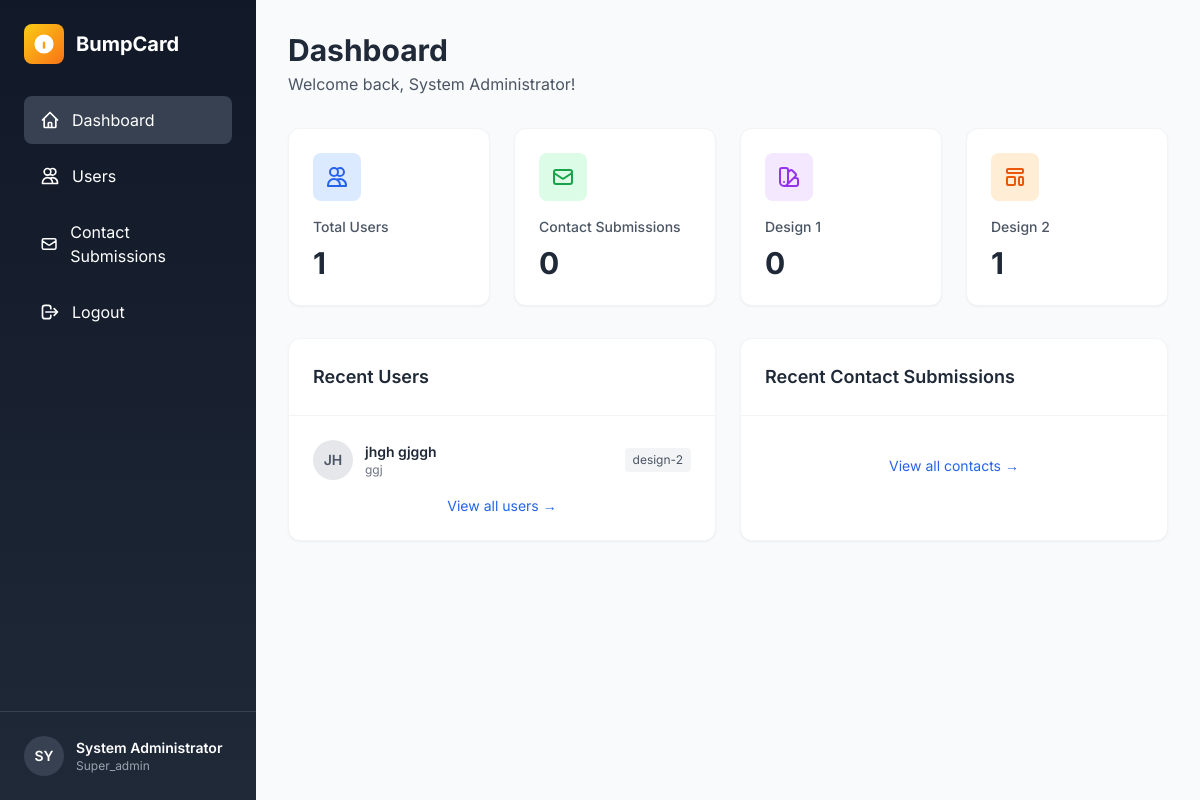
Page /admin/dashboard.php (signed in) on the committed database.
### tables this page shows
CREATE TABLE `users` (
  `id` int(11) NOT NULL,
  `digitalcard_id` varchar(50) DEFAULT NULL,
  `agent_id` varchar(50) DEFAULT NULL,
  `firstname` varchar(50) NOT NULL,
  `lastname` varchar(50) NOT NULL,
  `company` varchar(100) DEFAULT NULL,
  `position` varchar(100) DEFAULT NULL,
  `company_logo` varchar(255) DEFAULT NULL,
  `location` text DEFAULT NULL,
  `referral_code` varchar(50) DEFAULT NULL,
  `referred_by` int(11) DEFAULT NULL,
  `referral_count` int(11) DEFAULT 0,
  `mobile` varchar(20) DEFAULT NULL,
  `mobile1` varchar(20) DEFAULT NULL,
  `mobile2` varchar(20) DEFAULT NULL,
  `email` varchar(100) DEFAULT NULL,
  `photo` varchar(255) DEFAULT NULL,
  `banner` varchar(255) DEFAULT NULL,
  `design_template` enum('design-1','design-2') DEFAULT 'design-1',
  `status` tinyint(1) DEFAULT 1,
  `created_at` timestamp NOT NULL DEFAULT current_timestamp(),
  `updated_at` timestamp NOT NULL DEFAULT current_timestamp() ON UPDATE current_timestamp()
);

### admin/dashboard.php (the view, shortened to what this page needs)
<?php
$db = getDB();
$stats = [];
$stmt = $db->query("SELECT COUNT(*) as count FROM users WHERE status = 1");
$stats['total_users'] = $stmt->fetch()['count'];
$stmt = $db->query("SELECT COUNT(*) as count FROM contact_submissions");
$stats['total_contacts'] = $stmt->fetch()['count'];
$stmt = $db->query("SELECT design_template, COUNT(*) as count FROM users GROUP BY design_template");
$stats['by_template'] = $stmt->fetchAll(PDO::FETCH_KEY_PAIR);
$stmt = $db->query("
    SELECT id, CONCAT(firstname, ' ', lastname) as name, company, email, design_template, created_at
    FROM users
    ORDER BY created_at DESC
    LIMIT 5
");
$recent_users = $stmt->fetchAll();
?>
<!DOCTYPE html>
<html lang="en">
<head>
    <script src="https://cdn.tailwindcss.com"></script>
</head>
<body class="bg-gray-50">
    <div class="fixed inset-y-0 left-0 w-64 bg-gradient-to-b from-gray-900 to-gray-800 text-white z-50">
        <div class="p-6">
            <div class="flex items-center space-x-3 mb-8">
                <div class="w-10 h-10 bg-gradient-to-br from-yellow-400 to-orange-500 rounded-lg flex items-center justify-center">
                    <svg class="w-6 h-6" fill="currentColor" viewBox="0 0 20 20">
                        <path d="M10 2a8 8 0 100 16 8 8 0 000-16zM9 9a1 1 0 012 0v4a1 1 0 11-2 0V9zm1-5a1 1 0 100 2 1 1 0 000-2z"/>
                    </svg>
                </div>
                <span class="text-xl font-bold">BumpCard</span>
            </div>
            <nav class="space-y-2">
                <a href="dashboard.php" class="flex items-center space-x-3 px-4 py-3 bg-gray-700 rounded-lg">
                    <svg class="w-5 h-5" fill="none" stroke="currentColor" viewBox="0 0 24 24">
                        <path stroke-linecap="round" stroke-linejoin="round" stroke-width="2" d="M3 12l2-2m0 0l7-7 7 7M5 10v10a1 1 0 001 1h3m10-11l2 2m-2-2v10a1 1 0 01-1 1h-3m-6 0a1 1 0 001-1v-4a1 1 0 011-1h2a1 1 0 011 1v4a1 1 0 001 1m-6 0h6"/>
                    </svg>
                    <span>Dashboard</span>
                </a>
                <a href="users.php" class="flex items-center space-x-3 px-4 py-3 hover:bg-gray-700 rounded-lg transition">
                    <svg class="w-5 h-5" fill="none" stroke="currentColor" viewBox="0 0 24 24">
                        <path stroke-linecap="round" stroke-linejoin="round" stroke-width="2" d="M12 4.354a4 4 0 110 5.292M15 21H3v-1a6 6 0 0112 0v1zm0 0h6v-1a6 6 0 00-9-5.197M13 7a4 4 0 11-8 0 4 4 0 018 0z"/>
                    </svg>
                    <span>Users</span>
                </a>
                <a href="contacts.php" class="flex items-center space-x-3 px-4 py-3 hover:bg-gray-700 rounded-lg transition">
                    <svg class="w-5 h-5" fill="none" stroke="currentColor" viewBox="0 0 24 24">
                        <path stroke-linecap="round" stroke-linejoin="round" stroke-width="2" d="M3 8l7.89 5.26a2 2 0 002.22 0L21 8M5 19h14a2 2 0 002-2V7a2 2 0 00-2-2H5a2 2 0 00-2 2v10a2 2 0 002 2z"/>
                    </svg>
                    <span>Contact Submissions</span>
                </a>
                <a href="logout.php" class="flex items-center space-x-3 px-4 py-3 hover:bg-gray-700 rounded-lg transition">
                    <svg class="w-5 h-5" fill="none" stroke="currentColor" viewBox="0 0 24 24">
                        <path stroke-linecap="round" stroke-linejoin="round" stroke-width="2" d="M17 16l4-4m0 0l-4-4m4 4H7m6 4v1a3 3 0 01-3 3H6a3 3 0 01-3-3V7a3 3 0 013-3h4a3 3 0 013 3v1"/>
                    </svg>
                    <span>Logout</span>
                </a>
            </nav>
        </div>
        <div class="absolute bottom-0 left-0 right-0 p-6 border-t border-gray-700">
            <div class="flex items-center space-x-3">
                <div class="w-10 h-10 bg-gray-700 rounded-full flex items-center justify-center">
                    <span class="text-sm font-semibold"><?php echo strtoupper(substr($_SESSION['admin_name'], 0, 2)); ?></span>
                </div>
                <div class="flex-1">
                    <p class="text-sm font-semibold"><?php echo htmlspecialchars($_SESSION['admin_name']); ?></p>
                    <p class="text-xs text-gray-400"><?php echo ucfirst($_SESSION['admin_role']); ?></p>
                </div>
            </div>
        </div>
    </div>
    <div class="ml-64 p-8">
        <div class="mb-8">
            <h1 class="text-3xl font-bold text-gray-800">Dashboard</h1>
            <p class="text-gray-600 mt-1">Welcome back, <?php echo htmlspecialchars($_SESSION['admin_name']); ?>!</p>
        </div>
        <div class="grid grid-cols-1 md:grid-cols-2 lg:grid-cols-4 gap-6 mb-8">
            <div class="bg-white rounded-xl shadow-sm p-6 border border-gray-100">
                <div class="flex items-center justify-between mb-4">
                    <div class="w-12 h-12 bg-blue-100 rounded-lg flex items-center justify-center">
                        <svg class="w-6 h-6 text-blue-600" fill="none" stroke="currentColor" viewBox="0 0 24 24">
                            <path stroke-linecap="round" stroke-linejoin="round" stroke-width="2" d="M12 4.354a4 4 0 110 5.292M15 21H3v-1a6 6 0 0112 0v1zm0 0h6v-1a6 6 0 00-9-5.197M13 7a4 4 0 11-8 0 4 4 0 018 0z"/>
                        </svg>
                    </div>
                </div>
                <h3 class="text-gray-600 text-sm font-medium">Total Users</h3>
                <p class="text-3xl font-bold text-gray-800 mt-2"><?php echo $stats['total_users']; ?></p>
            </div>
            <div class="bg-white rounded-xl shadow-sm p-6 border border-gray-100">
                <div class="flex items-center justify-between mb-4">
                    <div class="w-12 h-12 bg-green-100 rounded-lg flex items-center justify-center">
                        <svg class="w-6 h-6 text-green-600" fill="none" stroke="currentColor" viewBox="0 0 24 24">
                            <path stroke-linecap="round" stroke-linejoin="round" stroke-width="2" d="M3 8l7.89 5.26a2 2 0 002.22 0L21 8M5 19h14a2 2 0 002-2V7a2 2 0 00-2-2H5a2 2 0 00-2 2v10a2 2 0 002 2z"/>
                        </svg>
                    </div>
                </div>
                <h3 class="text-gray-600 text-sm font-medium">Contact Submissions</h3>
                <p class="text-3xl font-bold text-gray-800 mt-2"><?php echo $stats['total_contacts']; ?></p>
            </div>
            <div class="bg-white rounded-xl shadow-sm p-6 border border-gray-100">
                <div class="flex items-center justify-between mb-4">
                    <div class="w-12 h-12 bg-purple-100 rounded-lg flex items-center justify-center">
                    </div>
                </div>
                <h3 class="text-gray-600 text-sm font-medium">Design 1</h3>
                <p class="text-3xl font-bold text-gray-800 mt-2"><?php echo $stats['by_template']['design-1'] ?? 0; ?></p>
            </div>
            <div class="bg-white rounded-xl shadow-sm p-6 border border-gray-100">
                <div class="flex items-center justify-between mb-4">
                    <div class="w-12 h-12 bg-orange-100 rounded-lg flex items-center justify-center">
                    </div>
                </div>
                <h3 class="text-gray-600 text-sm font-medium">Design 2</h3>
                <p class="text-3xl font-bold text-gray-800 mt-2"><?php echo $stats['by_template']['design-2'] ?? 0; ?></p>
            </div>
        </div>
        <div class="grid grid-cols-1 lg:grid-cols-2 gap-6">
            <div class="bg-white rounded-xl shadow-sm border border-gray-100">
                <div class="p-6 border-b border-gray-100">
                    <h2 class="text-lg font-semibold text-gray-800">Recent Users</h2>
                </div>
                <div class="p-6">
                    <div class="space-y-4">
                        <?php foreach ($recent_users as $user): ?>
                        <div class="flex items-center justify-between">
                            <div class="flex items-center space-x-3">
                                <div class="w-10 h-10 bg-gray-200 rounded-full flex items-center justify-center">
                                    <span class="text-sm font-semibold text-gray-600"><?php echo strtoupper(substr($user['name'], 0, 2)); ?></span>
                                </div>
                                <div>
                                    <p class="text-sm font-semibold text-gray-800"><?php echo htmlspecialchars($user['name']); ?></p>
                                    <p class="text-xs text-gray-500"><?php echo htmlspecialchars($user['company']); ?></p>
                                </div>
                            </div>
                            <span class="text-xs px-2 py-1 bg-gray-100 text-gray-600 rounded"><?php echo $user['design_template']; ?></span>
                        </div>
                        <?php endforeach; ?>
                    </div>
                    <a href="users.php" class="block text-center text-sm text-blue-600 hover:text-blue-700 mt-4">View all users →</a>
                </div>
            </div>
            <div class="bg-white rounded-xl shadow-sm border border-gray-100">
                <div class="p-6 border-b border-gray-100">
                    <h2 class="text-lg font-semibold text-gray-800">Recent Contact Submissions</h2>
                </div>
                <div class="p-6">
                    <a href="contacts.php" class="block text-center text-sm text-blue-600 hover:text-blue-700 mt-4">View all contacts →</a>
                </div>
            </div>
        </div>
    </div>
</body>
</html>

### admin/dashboard.php (style rules this page uses)
body { font-family: 'Inter', sans-serif; }

### rows in the picture
users: name "JH", name "jhgh gjggh", company "ggj", design_template "design-2"

### other values in the picture
substr($_SESSION['admin_name'], 0, 2) "SY"
$_SESSION['admin_name'] "System Administrator"
$_SESSION['admin_role'] "Super_admin"
$stats['total_users'] "1"
$stats['total_contacts'] "0"
$stats['by_template']['design-1'] "0"
$stats['by_template']['design-2'] "1"
